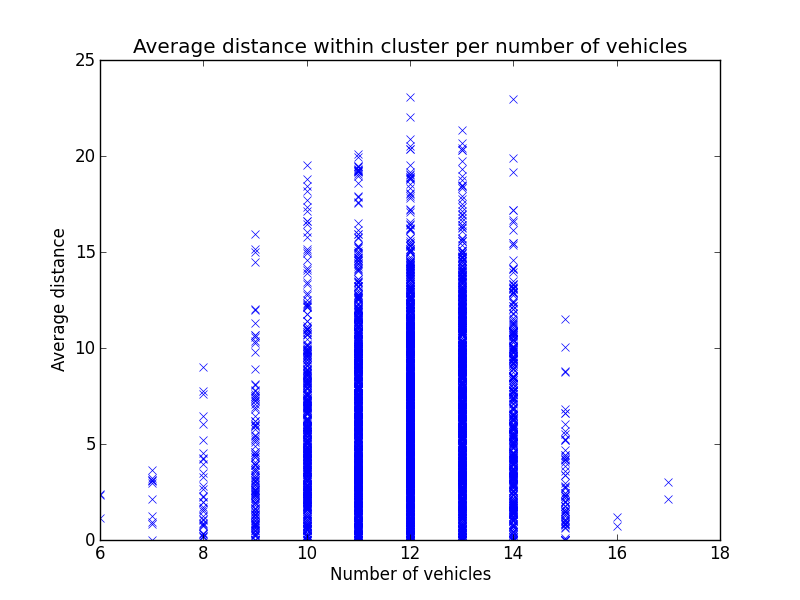

Write the Python code that produced this figure.
from __future__ import division

import numpy as np
import scipy as sy
import random
import pylab
from scipy.optimize import curve_fit

dataFile = "averageDistancePerNumberOfVehicles.txt"

data = pylab.loadtxt(dataFile)  
x = data[:,1]
y = data[:,2]

print "plotting data"
fig = pylab.figure()
ax = fig.add_subplot(111)
"""
def func(x, a, b, c):
  return a * x**b + c

p0 = sy.array([1, 1, 1])
coeffs, matcov = curve_fit(func, x, y, p0)
print coeffs
print matcov
yaj = func(x, coeffs[0], coeffs[1], coeffs[2])
"""
#ax.set_xlim(0, 52)
ax.set_title("Average distance within cluster per number of vehicles")
pylab.ylabel("Average distance")
pylab.xlabel("Number of vehicles")
ax.plot(y, x, 'x')
pylab.savefig(dataFile[:-4])